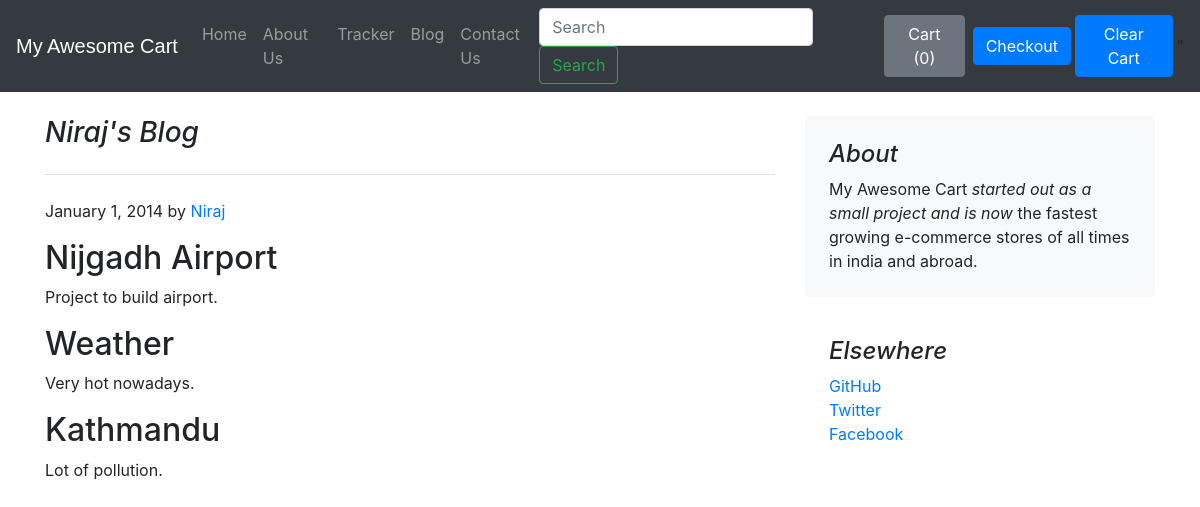
The page /blog/blogpost/1 on the database its author committed.
### blog/models.py (models this page shows, shortened)
class Blogpost(models.Model):
    post_id = models.AutoField(primary_key= True)
    tilte = models.CharField(max_length=50)
    head0 = models.CharField(max_length=500, default="")
    chead0 = models.CharField(max_length=5000, default="")
    head1 = models.CharField(max_length=500, default="")
    chead1 = models.CharField(max_length=5000, default="")
    head2 = models.CharField(max_length=500, default="")
    chead2 = models.CharField(max_length=5000, default="")
    pub_date = models.DateField()
    thumbnail = models.ImageField(upload_to='shop/images', default="")

### blog/views.py (the view)
# urls.py: path('blogpost/<int:id>', views.blogpost, name = 'blogpost')
def blogpost(request, id):
    post = Blogpost.objects.filter(post_id = id)[0]
    return render(request, 'blog/blogpost.html', {'post':post})

### blog/templates/blog/blogpost.html (shortened to what this page needs)
{% extends 'blog/basic.html' %}
{% block body %}
<div class="container">
    <div class="row mt-4">
        <div class="col-md-8 blog-main">
            <h3 class="pb-4 mb-4 font-italic border-bottom">
                {{post.tilte}}
            </h3>
            <div class="blog-post">
                <p class="blog-post-meta">January 1, 2014 by <a href="#">Niraj</a></p>
                <h2>{{post.head0}}</h2>
                <p>{{post.chead0}}</p>
                <h2>{{post.head1}}</h2>
                <p>{{post.chead1}}</p>
                <h2>{{post.head2}}</h2>
                <p>{{post.chead2}}</p>
            </div>
        </div>
        <aside class="col-md-4 blog-sidebar">
            <div class="p-4 mb-3 bg-light rounded">
                <h4 class="font-italic">About</h4>
                <p class="mb-0">My Awesome Cart <em>started out as a small project and is now</em> the fastest growing
                    e-commerce stores of all times in india and abroad.</p>
            </div>
            <div class="p-4">
                <h4 class="font-italic">Elsewhere</h4>
                <ol class="list-unstyled">
                    <li><a href="#">GitHub</a></li>
                    <li><a href="#">Twitter</a></li>
                    <li><a href="#">Facebook</a></li>
                </ol>
            </div>
        </aside>
    </div>
</div>
{% endblock %}

### rows shown on the page
Blogpost: tilte "Niraj's Blog", head0 "Nijgadh Airport", chead0 "Project to build airport.", head1 "Weather", chead1 "Very hot nowadays.", head2 "Kathmandu", chead2 "Lot of pollution."
